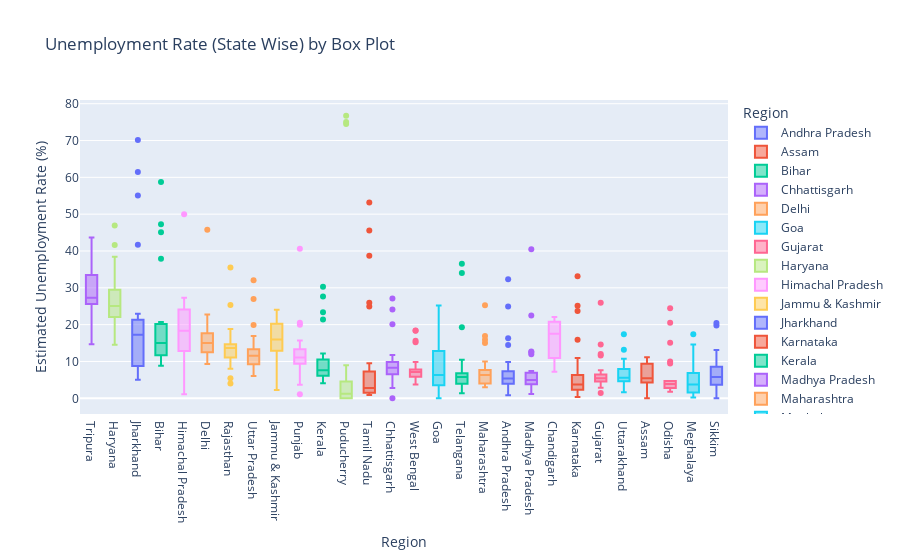

Notebook code cell kept with this figure:
### Markdown cell above
# analyzing data by Box plot

### Code cell
fig = px.box(df,x='Region',y=' Estimated Unemployment Rate (%)',color='Region',
           title='Unemployment Rate (State Wise) by Box Plot',template='plotly')
fig.update_layout(xaxis={'categoryorder':'total descending'})
fig.show()

### Figure 1 — Plotly figure (JSON) as saved in the notebook; plotly's stock layout.template omitted (floating-point values rounded to 4 significant figures)
{"data": [{"alignmentgroup": "True", "hovertemplate": "Region=%{x}<br> Estimated Unemployment Rate (%)=%{y}<extra></extra>", "legendgroup": "Andhra Pradesh", "marker": {"color": "#636efa"}, "name": "Andhra Pradesh", "notched": false, "offsetgroup": "Andhra Pradesh", "orientation": "v", "showlegend": true, "type": "box", "x": ["Andhra Pradesh", "Andhra Pradesh", "Andhra Pradesh", "Andhra Pradesh", "Andhra Pradesh", "Andhra Pradesh", "Andhra Pradesh", "Andhra Pradesh", "Andhra Pradesh", "Andhra Pradesh", "Andhra Pradesh", "Andhra Pradesh", "Andhra Pradesh", "Andhra Pradesh", "Andhra Pradesh", "Andhra Pradesh", "Andhra Pradesh", "Andhra Pradesh", "Andhra Pradesh", "Andhra Pradesh", "Andhra Pradesh", "Andhra Pradesh", "Andhra Pradesh", "Andhra Pradesh", "Andhra Pradesh", "Andhra Pradesh", "Andhra Pradesh", "Andhra Pradesh"], "x0": " ", "xaxis": "x", "y": [3.65, 3.05, 3.75, 3.32, 5.17, 3.52, 4.12, 4.38, 4.84, 5.91, 4.06, 16.29, 14.46, 0.85, 6.09, 3.8, 5.64, 4.61, 6.01, 4.7, 7.54, 7.88, 7.11, 5.66, 9.88, 32.3, 24.91, 5.86], "y0": " ", "yaxis": "y"}, {"alignmentgroup": "True", "hovertemplate": "Region=%{x}<br> Estimated Unemployment Rate (%)=%{y}<extra></extra>", "legendgroup": "Assam", "marker": {"color": "#EF553B"}, "name": "Assam", "notched": false, "offsetgroup": "Assam", "orientation": "v", "showlegend": true, "type": "box", "x": ["Assam", "Assam", "Assam", "Assam", "Assam", "Assam", "Assam", "Assam", "Assam", "Assam", "Assam", "Assam", "Assam", "Assam", "Assam", "Assam", "Assam", "Assam", "Assam", "Assam", "Assam", "Assam", "Assam", "Assam", "Assam", "Assam"], "x0": " ", "xaxis": "x", "y": [4.29, 5.08, 4.26, 5.79, 4.46, 4.65, 4.66, 4.29, 3.26, 3.77, 9.38, 0, 7.87, 9.89, 3.21, 10.39, 9.26, 11.17, 6.31, 5.02, 7.24, 9.98, 10.34, 8.37, 10.77, 3.42], "y0": " ", "yaxis": "y"}, {"alignmentgroup": "True", "hovertemplate": "Region=%{x}<br> Estimated Unemployment Rate (%)=%{y}<extra></extra>", "legendgroup": "Bihar", "marker": {"color": "#00cc96"}, "name": "Bihar", "notched": false, "offsetgroup": "Bihar", "orientation": "v", "showlegend": true, "type": "box", "x": ["Bihar", "Bihar", "Bihar", "Bihar", "Bihar", "Bihar", "Bihar", "Bihar", "Bihar", "Bihar", "Bihar", "Bihar", "Bihar", "Bihar", "Bihar", "Bihar", "Bihar", "Bihar", "Bihar", "Bihar", "Bihar", "Bihar", "Bihar", "Bihar", "Bihar", "Bihar", "Bihar", "Bihar"], "x0": " ", "xaxis": "x", "y": [9.27, 10.2, 13.44, 11, 8.87, 12.47, 12.4, 10.16, 9.13, 9.61, 15.39, 45.09, 47.26, 20.49, 19.9, 13.29, 16.41, 17.66, 20.46, 14.06, 17.62, 14.91, 20.69, 15.11, 15.73, 58.77, 37.87, 12.45], "y0": " ", "yaxis": "y"}, {"alignmentgroup": "True", "hovertemplate": "Region=%{x}<br> Estimated Unemployment Rate (%)=%{y}<extra></extra>", "legendgroup": "Chhattisgarh", "marker": {"color": "#ab63fa"}, "name": "Chhattisgarh", "notched": false, "offsetgroup": "Chhattisgarh", "orientation": "v", "showlegend": true, "type": "box", "x": ["Chhattisgarh", "Chhattisgarh", "Chhattisgarh", "Chhattisgarh", "Chhattisgarh", "Chhattisgarh", "Chhattisgarh", "Chhattisgarh", "Chhattisgarh", "Chhattisgarh", "Chhattisgarh", "Chhattisgarh", "Chhattisgarh", "Chhattisgarh", "Chhattisgarh", "Chhattisgarh", "Chhattisgarh", "Chhattisgarh", "Chhattisgarh", "Chhattisgarh", "Chhattisgarh", "Chhattisgarh", "Chhattisgarh", "Chhattisgarh", "Chhattisgarh", "Chhattisgarh", "Chhattisgarh", "Chhattisgarh"], "x0": " ", "xaxis": "x", "y": [9.82, 6.76, 4.54, 4.64, 8.33, 6.96, 2.77, 6.11, 9.89, 7.89, 7.31, 0, 7.64, 10.14, 9.77, 11.77, 8.17, 6.29, 9.46, 10.27, 8.32, 3.57, 9.01, 9.79, 8.21, 20.13, 24.1, 27.07], "y0": " ", "yaxis": "y"}, {"alignmentgroup": "True", "hovertemplate": "Region=%{x}<br> Estimated Unemployment Rate (%)=%{y}<extra></extra>", "legendgroup": "Delhi", "marker": {"color": "#FFA15A"}, "name": "Delhi", "notched": false, "offsetgroup": "Delhi", "orientation": "v", "showlegend": true, "type": "box", "x": ["Delhi", "Delhi", "Delhi", "Delhi", "Delhi", "Delhi", "Delhi", "Delhi", "Delhi", "Delhi", "Delhi", "Delhi", "Delhi", "Delhi", "Delhi", "Delhi", "Delhi", "Delhi", "Delhi", "Delhi", "Delhi", "Delhi", "Delhi", "Delhi", "Delhi", "Delhi", "Delhi", "Delhi"], "x0": " ", "xaxis": "x", "y": [12.56, 9.33, 11.07, 17.18, 12.5, 15.84, 11.11, 16.97, 13.48, 13.81, 15.18, 20.69, 22.76, 21.14, 12.31, 12.76, 14.68, 13.52, 20.59, 12.41, 16.11, 11.07, 22.45, 14.86, 17.09, 16.51, 45.78, 18.11], "y0": " ", "yaxis": "y"}, {"alignmentgroup": "True", "hovertemplate": "Region=%{x}<br> Estimated Unemployment Rate (%)=%{y}<extra></extra>", "legendgroup": "Goa", "marker": {"color": "#19d3f3"}, "name": "Goa", "notched": false, "offsetgroup": "Goa", "orientation": "v", "showlegend": true, "type": "box", "x": ["Goa", "Goa", "Goa", "Goa", "Goa", "Goa", "Goa", "Goa", "Goa", "Goa", "Goa", "Goa", "Goa", "Goa", "Goa", "Goa", "Goa", "Goa", "Goa", "Goa", "Goa", "Goa", "Goa", "Goa"], "x0": " ", "xaxis": "x", "y": [2.91, 5.45, 10.98, 1.98, 3.61, 7.21, 23.71, 3.54, 5.38, 0, 15.91, 20, 2.75, 13.33, 12.28, 4.9, 3.16, 12.31, 25.2, 16.22, 10.92, 4.31, 4.76, 11.76], "y0": " ", "yaxis": "y"}, {"alignmentgroup": "True", "hovertemplate": "Region=%{x}<br> Estimated Unemployment Rate (%)=%{y}<extra></extra>", "legendgroup": "Gujarat", "marker": {"color": "#FF6692"}, "name": "Gujarat", "notched": false, "offsetgroup": "Gujarat", "orientation": "v", "showlegend": true, "type": "box", "x": ["Gujarat", "Gujarat", "Gujarat", "Gujarat", "Gujarat", "Gujarat", "Gujarat", "Gujarat", "Gujarat", "Gujarat", "Gujarat", "Gujarat", "Gujarat", "Gujarat", "Gujarat", "Gujarat", "Gujarat", "Gujarat", "Gujarat", "Gujarat", "Gujarat", "Gujarat", "Gujarat", "Gujarat", "Gujarat", "Gujarat", "Gujarat", "Gujarat"], "x0": " ", "xaxis": "x", "y": [2.88, 4.77, 4.58, 3.7, 6.29, 4.91, 4.68, 3.46, 5.35, 6.64, 7.59, 12, 14.58, 1.41, 4.09, 6.31, 5.15, 4.2, 5.96, 5.45, 7.53, 5.71, 5.82, 6.04, 5.39, 25.94, 11.62, 4.54], "y0": " ", "yaxis": "y"}, {"alignmentgroup": "True", "hovertemplate": "Region=%{x}<br> Estimated Unemployment Rate (%)=%{y}<extra></extra>", "legendgroup": "Haryana", "marker": {"color": "#B6E880"}, "name": "Haryana", "notched": false, "offsetgroup": "Haryana", "orientation": "v", "showlegend": true, "type": "box", "x": ["Haryana", "Haryana", "Haryana", "Haryana", "Haryana", "Haryana", "Haryana", "Haryana", "Haryana", "Haryana", "Haryana", "Haryana", "Haryana", "Haryana", "Haryana", "Haryana", "Haryana", "Haryana", "Haryana", "Haryana", "Haryana", "Haryana", "Haryana", "Haryana", "Haryana", "Haryana", "Haryana", "Haryana"], "x0": " ", "xaxis": "x", "y": [14.54, 23.08, 16.22, 30.94, 16.36, 24.17, 16.59, 29.56, 16.21, 27.19, 23.92, 41.61, 34.22, 35.57, 24.67, 20.42, 25.45, 24.19, 26.84, 21.04, 27.06, 23.65, 27.24, 23.29, 27.14, 46.89, 38.46, 29.41], "y0": " ", "yaxis": "y"}, {"alignmentgroup": "True", "hovertemplate": "Region=%{x}<br> Estimated Unemployment Rate (%)=%{y}<extra></extra>", "legendgroup": "Himachal Pradesh", "marker": {"color": "#FF97FF"}, "name": "Himachal Pradesh", "notched": false, "offsetgroup": "Himachal Pradesh", "orientation": "v", "showlegend": true, "type": "box", "x": ["Himachal Pradesh", "Himachal Pradesh", "Himachal Pradesh", "Himachal Pradesh", "Himachal Pradesh", "Himachal Pradesh", "Himachal Pradesh", "Himachal Pradesh", "Himachal Pradesh", "Himachal Pradesh", "Himachal Pradesh", "Himachal Pradesh", "Himachal Pradesh", "Himachal Pradesh", "Himachal Pradesh", "Himachal Pradesh", "Himachal Pradesh", "Himachal Pradesh", "Himachal Pradesh", "Himachal Pradesh", "Himachal Pradesh", "Himachal Pradesh", "Himachal Pradesh", "Himachal Pradesh", "Himachal Pradesh", "Himachal Pradesh", "Himachal Pradesh", "Himachal Pradesh"], "x0": " ", "xaxis": "x", "y": [13.68, 11.43, 20.59, 18.56, 15.98, 15.81, 22.86, 19.46, 16.67, 15.42, 17.71, 2.13, 25.64, 1.12, 10.88, 21.43, 21.51, 24.48, 12, 23.77, 27.27, 25.32, 18.15, 27.31, 26.44, 2.7, 50, 10.81], "y0": " ", "yaxis": "y"}, {"alignmentgroup": "True", "hovertemplate": "Region=%{x}<br> Estimated Unemployment Rate (%)=%{y}<extra></extra>", "legendgroup": "Jammu & Kashmir", "marker": {"color": "#FECB52"}, "name": "Jammu & Kashmir", "notched": false, "offsetgroup": "Jammu & Kashmir", "orientation": "v", "showlegend": true, "type": "box", "x": ["Jammu & Kashmir", "Jammu & Kashmir", "Jammu & Kashmir", "Jammu & Kashmir", "Jammu & Kashmir", "Jammu & Kashmir", "Jammu & Kashmir", "Jammu & Kashmir", "Jammu & Kashmir", "Jammu & Kashmir", "Jammu & Kashmir", "Jammu & Kashmir", "Jammu & Kashmir", "Jammu & Kashmir", "Jammu & Kashmir", "Jammu & Kashmir", "Jammu & Kashmir", "Jammu & Kashmir", "Jammu & Kashmir", "Jammu & Kashmir", "Jammu & Kashmir"], "x0": " ", "xaxis": "x", "y": [12.78, 12.09, 13.67, 11.32, 19.27, 14.73, 22.19, 21.23, 16, 2.22, 18.97, 23.04, 19.88, 21.55, 24.06, 14.29, 7.02, 18.54, 19.86, 14.29, 12.96], "y0": " ", "yaxis": "y"}, {"alignmentgroup": "True", "hovertemplate": "Region=%{x}<br> Estimated Unemployment Rate (%)=%{y}<extra></extra>", "legendgroup": "Jharkhand", "marker": {"color": "#636efa"}, "name": "Jharkhand", "notched": false, "offsetgroup": "Jharkhand", "orientation": "v", "showlegend": true, "type": "box", "x": ["Jharkhand", "Jharkhand", "Jharkhand", "Jharkhand", "Jharkhand", "Jharkhand", "Jharkhand", "Jharkhand", "Jharkhand", "Jharkhand", "Jharkhand", "Jharkhand", "Jharkhand", "Jharkhand", "Jharkhand", "Jharkhand", "Jharkhand", "Jharkhand", "Jharkhand", "Jharkhand", "Jharkhand", "Jharkhand", "Jharkhand", "Jharkhand", "Jharkhand", "Jharkhand", "Jharkhand", "Jharkhand"], "x0": " ", "xaxis": "x", "y": [7.11, 8.46, 9.98, 12.06, 7.12, 6.57, 8.07, 15.15, 6.16, 9.06, 5.01, 41.72, 55.1, 21.53, 17.23, 20.51, 15.67, 20.25, 21.16, 19.05, 17.34, 22.01, 22.96, 19.67, 16.4, 61.48, 70.17, 19.38], "y0": " ", "yaxis": "y"}, {"alignmentgroup": "True", "hovertemplate": "Region=%{x}<br> Estimated Unemployment Rate (%)=%{y}<extra></extra>", "legendgroup": "Karnataka", "marker": {"color": "#EF553B"}, "name": "Karnataka", "notched": false, "offsetgroup": "Karnataka", "orientation": "v", "showlegend": true, "type": "box", "x": ["Karnataka", "Karnataka", "Karnataka", "Karnataka", "Karnataka", "Karnataka", "Karnataka", "Karnataka", "Karnataka", "Karnataka", "Karnataka", "Karnataka", "Karnataka", "Karnataka", "Karnataka", "Karnataka", "Karnataka", "Karnataka", "Karnataka", "Karnataka", "Karnataka", "Karnataka", "Karnataka", "Karnataka", "Karnataka", "Karnataka", "Karnataka", "Karnataka"], "x0": " ", "xaxis": "x", "y": [5.46, 5.98, 0.52, 0.37, 3.2, 7.13, 1.19, 0.41, 2.57, 4.11, 2.39, 33.17, 23.72, 10.92, 6.56, 5, 2.29, 1.27, 3.57, 3.87, 3.44, 1.56, 3.31, 2.88, 4.92, 25.12, 15.88, 6.12], "y0": " ", "yaxis": "y"}, {"alignmentgroup": "True", "hovertemplate": "Region=%{x}<br> Estimated Unemployment Rate (%)=%{y}<extra></extra>", "legendgroup": "Kerala", "marker": {"color": "#00cc96"}, "name": "Kerala", "notched": false, "offsetgroup": "Kerala", "orientation": "v", "showlegend": true, "type": "box", "x": ["Kerala", "Kerala", "Kerala", "Kerala", "Kerala", "Kerala", "Kerala", "Kerala", "Kerala", "Kerala", "Kerala", "Kerala", "Kerala", "Kerala", "Kerala", "Kerala", "Kerala", "Kerala", "Kerala", "Kerala", "Kerala", "Kerala", "Kerala", "Kerala", "Kerala", "Kerala", "Kerala", "Kerala"], "x0": " ", "xaxis": "x", "y": [6.63, 9, 4.95, 10.32, 5.35, 9.14, 5, 10.77, 4.11, 8.91, 8.85, 10.71, 23.38, 27.66, 6.11, 6.67, 7.58, 7.69, 5.52, 5.35, 6.71, 7.31, 6.65, 6.08, 9.14, 21.43, 30.28, 12.17], "y0": " ", "yaxis": "y"}, {"alignmentgroup": "True", "hovertemplate": "Region=%{x}<br> Estimated Unemployment Rate (%)=%{y}<extra></extra>", "legendgroup": "Madhya Pradesh", "marker": {"color": "#ab63fa"}, "name": "Madhya Pradesh", "notched": false, "offsetgroup": "Madhya Pradesh", "orientation": "v", "showlegend": true, "type": "box", "x": ["Madhya Pradesh", "Madhya Pradesh", "Madhya Pradesh", "Madhya Pradesh", "Madhya Pradesh", "Madhya Pradesh", "Madhya Pradesh", "Madhya Pradesh", "Madhya Pradesh", "Madhya Pradesh", "Madhya Pradesh", "Madhya Pradesh", "Madhya Pradesh", "Madhya Pradesh", "Madhya Pradesh", "Madhya Pradesh", "Madhya Pradesh", "Madhya Pradesh", "Madhya Pradesh", "Madhya Pradesh", "Madhya Pradesh", "Madhya Pradesh", "Madhya Pradesh", "Madhya Pradesh", "Madhya Pradesh", "Madhya Pradesh", "Madhya Pradesh", "Madhya Pradesh"], "x0": " ", "xaxis": "x", "y": [3.63, 4.25, 3.92, 4.94, 3.08, 2.98, 2.72, 2.94, 3.66, 4.42, 1.19, 12.5, 22.46, 6.46, 3.91, 6.38, 7.38, 6.82, 7, 4.4, 6.06, 6.2, 5.17, 4.96, 4.8, 11.94, 40.49, 12.72], "y0": " ", "yaxis": "y"}, {"alignmentgroup": "True", "hovertemplate": "Region=%{x}<br> Estimated Unemployment Rate (%)=%{y}<extra></extra>", "legendgroup": "Maharashtra", "marker": {"color": "#FFA15A"}, "name": "Maharashtra", "notched": false, "offsetgroup": "Maharashtra", "orientation": "v", "showlegend": true, "type": "box", "x": ["Maharashtra", "Maharashtra", "Maharashtra", "Maharashtra", "Maharashtra", "Maharashtra", "Maharashtra", "Maharashtra", "Maharashtra", "Maharashtra", "Maharashtra", "Maharashtra", "Maharashtra", "Maharashtra", "Maharashtra", "Maharashtra", "Maharashtra", "Maharashtra", "Maharashtra", "Maharashtra", "Maharashtra", "Maharashtra", "Maharashtra", "Maharashtra", "Maharashtra", "Maharashtra", "Maharashtra", "Maharashtra"], "x0": " ", "xaxis": "x", "y": [3.67, 4.34, 3.66, 3.76, 4.4, 3.81, 3.68, 3.03, 3.8, 4.24, 5.38, 25.28, 16.89, 9.4, 6.08, 6.46, 6.35, 7.57, 7.6, 7.51, 7.6, 7.83, 6.67, 5.34, 6.34, 14.99, 15.92, 10.01], "y0": " ", "yaxis": "y"}, {"alignmentgroup": "True", "hovertemplate": "Region=%{x}<br> Estimated Unemployment Rate (%)=%{y}<extra></extra>", "legendgroup": "Meghalaya", "marker": {"color": "#19d3f3"}, "name": "Meghalaya", "notched": false, "offsetgroup": "Meghalaya", "orientation": "v", "showlegend": true, "type": "box", "x": ["Meghalaya", "Meghalaya", "Meghalaya", "Meghalaya", "Meghalaya", "Meghalaya", "Meghalaya", "Meghalaya", "Meghalaya", "Meghalaya", "Meghalaya", "Meghalaya", "Meghalaya", "Meghalaya", "Meghalaya", "Meghalaya", "Meghalaya", "Meghalaya", "Meghalaya", "Meghalaya", "Meghalaya", "Meghalaya", "Meghalaya", "Meghalaya", "Meghalaya", "Meghalaya", "Meghalaya"], "x0": " ", "xaxis": "x", "y": [3.16, 4.23, 1.03, 0.52, 0.24, 3.7, 1.5, 1.8, 0.97, 2.76, 1.28, 8.38, 3.73, 1.35, 8.4, 8.66, 4.43, 5.8, 5.3, 7.2, 3.02, 5.21, 4.76, 7.37, 2.8, 17.39, 14.58], "y0": " ", "yaxis": "y"}, {"alignmentgroup": "True", "hovertemplate": "Region=%{x}<br> Estimated Unemployment Rate (%)=%{y}<extra></extra>", "legendgroup": "Odisha", "marker": {"color": "#FF6692"}, "name": "Odisha", "notched": false, "offsetgroup": "Odisha", "orientation": "v", "showlegend": true, "type": "box", "x": ["Odisha", "Odisha", "Odisha", "Odisha", "Odisha", "Odisha", "Odisha", "Odisha", "Odisha", "Odisha", "Odisha", "Odisha", "Odisha", "Odisha", "Odisha", "Odisha", "Odisha", "Odisha", "Odisha", "Odisha", "Odisha", "Odisha", "Odisha", "Odisha", "Odisha", "Odisha", "Odisha", "Odisha"], "x0": " ", "xaxis": "x", "y": [4.17, 4.71, 3.31, 3.68, 4.31, 4.28, 4.72, 4.67, 1.81, 3.31, 15.09, 24.48, 9.45, 4.59, 2.95, 2.63, 1.78, 3.5, 3.78, 4.5, 2.23, 3.36, 2.28, 2.19, 3.96, 20.5, 10, 2.18], "y0": " ", "yaxis": "y"}, {"alignmentgroup": "True", "hovertemplate": "Region=%{x}<br> Estimated Unemployment Rate (%)=%{y}<extra></extra>", "legendgroup": "Puducherry", "marker": {"color": "#B6E880"}, "name": "Puducherry", "notched": false, "offsetgroup": "Puducherry", "orientation": "v", "showlegend": true, "type": "box", "x": ["Puducherry", "Puducherry", "Puducherry", "Puducherry", "Puducherry", "Puducherry", "Puducherry", "Puducherry", "Puducherry", "Puducherry", "Puducherry", "Puducherry", "Puducherry", "Puducherry", "Puducherry", "Puducherry", "Puducherry", "Puducherry", "Puducherry", "Puducherry", "Puducherry", "Puducherry", "Puducherry", "Puducherry", "Puducherry", "Puducherry"], "x0": " ", "xaxis": "x", "y": [0, 0, 0, 4.85, 0, 1.18, 0, 1.99, 0.58, 1.74, 2.31, 74.51, 1.25, 0, 0, 8.95, 1.22, 1.17, 1.37, 5.21, 0.57, 1.78, 0.62, 76.74, 75, 4.55], "y0": " ", "yaxis": "y"}, {"alignmentgroup": "True", "hovertemplate": "Region=%{x}<br> Estimated Unemployment Rate (%)=%{y}<extra></extra>", "legendgroup": "Punjab", "marker": {"color": "#FF97FF"}, "name": "Punjab", "notched": false, "offsetgroup": "Punjab", "orientation": "v", "showlegend": true, "type": "box", "x": ["Punjab", "Punjab", "Punjab", "Punjab", "Punjab", "Punjab", "Punjab", "Punjab", "Punjab", "Punjab", "Punjab", "Punjab", "Punjab", "Punjab", "Punjab", "Punjab", "Punjab", "Punjab", "Punjab", "Punjab", "Punjab", "Punjab", "Punjab", "Punjab", "Punjab", "Punjab", "Punjab", "Punjab"], "x0": " ", "xaxis": "x", "y": [9.17, 12.21, 9.64, 6.69, 8.59, 12.56, 7.07, 6.13, 9.69, 10.41, 10.51, 3.69, 40.59, 20, 13.49, 13.17, 11.61, 11.99, 15.69, 13.75, 10.39, 11.97, 13.68, 11.99, 9.97, 1.13, 20.54, 10.55], "y0": " ", "yaxis": "y"}, {"alignmentgroup": "True", "hovertemplate": "Region=%{x}<br> Estimated Unemployment Rate (%)=%{y}<extra></extra>", "legendgroup": "Rajasthan", "marker": {"color": "#FECB52"}, "name": "Rajasthan", "notched": false, "offsetgroup": "Rajasthan", "orientation": "v", "showlegend": true, "type": "box", "x": ["Rajasthan", "Rajasthan", "Rajasthan", "Rajasthan", "Rajasthan", "Rajasthan", "Rajasthan", "Rajasthan", "Rajasthan", "Rajasthan", "Rajasthan", "Rajasthan", "Rajasthan", "Rajasthan", "Rajasthan", "Rajasthan", "Rajasthan", "Rajasthan", "Rajasthan", "Rajasthan", "Rajasthan", "Rajasthan", "Rajasthan", "Rajasthan", "Rajasthan", "Rajasthan", "Rajasthan", "Rajasthan"], "x0": " ", "xaxis": "x", "y": [4.03, 13.7, 9.7, 12.5, 5.45, 14.66, 10.47, 13.96, 8, 14.48, 9.47, 12.25, 10.45, 13.86, 13.62, 14.36, 11.67, 14.71, 12.63, 13.02, 14.3, 18.04, 18.82, 17.02, 18.54, 35.53, 25.35, 13.04], "y0": " ", "yaxis": "y"}, {"alignmentgroup": "True", "hovertemplate": "Region=%{x}<br> Estimated Unemployment Rate (%)=%{y}<extra></extra>", "legendgroup": "Sikkim", "marker": {"color": "#636efa"}, "name": "Sikkim", "notched": false, "offsetgroup": "Sikkim", "orientation": "v", "showlegend": true, "type": "box", "x": ["Sikkim", "Sikkim", "Sikkim", "Sikkim", "Sikkim", "Sikkim", "Sikkim", "Sikkim", "Sikkim", "Sikkim", "Sikkim", "Sikkim", "Sikkim", "Sikkim", "Sikkim", "Sikkim", "Sikkim"], "x0": " ", "xaxis": "x", "y": [5.48, 13.11, 1, 0, 5.81, 8.2, 7.76, 2.56, 4.82, 4.81, 9.68, 4.04, 7.37, 20.45, 5.77, 19.75, 2.63], "y0": " ", "yaxis": "y"}, {"alignmentgroup": "True", "hovertemplate": "Region=%{x}<br> Estimated Unemployment Rate (%)=%{y}<extra></extra>", "legendgroup": "Tamil Nadu", "marker": {"color": "#EF553B"}, "name": "Tamil Nadu", "notched": false, "offsetgroup": "Tamil Nadu", "orientation": "v", "showlegend": true, "type": "box", "x": ["Tamil Nadu", "Tamil Nadu", "Tamil Nadu", "Tamil Nadu", "Tamil Nadu", "Tamil Nadu", "Tamil Nadu", "Tamil Nadu", "Tamil Nadu", "Tamil Nadu", "Tamil Nadu", "Tamil Nadu", "Tamil Nadu", "Tamil Nadu", "Tamil Nadu", "Tamil Nadu", "Tamil Nadu", "Tamil Nadu", "Tamil Nadu", "Tamil Nadu", "Tamil Nadu", "Tamil Nadu", "Tamil Nadu", "Tamil Nadu", "Tamil Nadu", "Tamil Nadu", "Tamil Nadu", "Tamil Nadu"], "x0": " ", "xaxis": "x", "y": [0.97, 0.92, 6.01, 2.91, 1.71, 1.46, 2.46, 3.73, 1.18, 1.17, 6.36, 53.19, 38.73, 2.06, 0.89, 1.56, 3.18, 9.53, 1.86, 1.13, 2.65, 8.05, 2.05, 3.31, 6.46, 45.55, 25.95, 24.93], "y0": " ", "yaxis": "y"}, {"alignmentgroup": "True", "hovertemplate": "Region=%{x}<br> Estimated Unemployment Rate (%)=%{y}<extra></extra>", "legendgroup": "Telangana", "marker": {"color": "#00cc96"}, "name": "Telangana", "notched": false, "offsetgroup": "Telangana", "orientation": "v", "showlegend": true, "type": "box", "x": ["Telangana", "Telangana", "Telangana", "Telangana", "Telangana", "Telangana", "Telangana", "Telangana", "Telangana", "Telangana", "Telangana", "Telangana", "Telangana", "Telangana", "Telangana", "Telangana", "Telangana", "Telangana", "Telangana", "Telangana", "Telangana", "Telangana", "Telangana", "Telangana", "Telangana", "Telangana", "Telangana", "Telangana"], "x0": " ", "xaxis": "x", "y": [2.23, 5.92, 2.45, 1.4, 5.49, 7.29, 6.47, 1.35, 5.02, 9.02, 5.63, 4.51, 34.01, 19.3, 1.52, 1.43, 3.73, 4.19, 6.19, 6.74, 5.23, 4.22, 6.49, 6.74, 6.1, 10.5, 36.57, 6.92], "y0": " ", "yaxis": "y"}, {"alignmentgroup": "True", "hovertemplate": "Region=%{x}<br> Estimated Unemployment Rate (%)=%{y}<extra></extra>", "legendgroup": "Tripura", "marker": {"color": "#ab63fa"}, "name": "Tripura", "notched": false, "offsetgroup": "Tripura", "orientation": "v", "showlegend": true, "type": "box", "x": ["Tripura", "Tripura", "Tripura", "Tripura", "Tripura", "Tripura", "Tripura", "Tripura", "Tripura", "Tripura", "Tripura", "Tripura", "Tripura", "Tripura", "Tripura", "Tripura", "Tripura", "Tripura", "Tripura", "Tripura", "Tripura", "Tripura", "Tripura", "Tripura", "Tripura", "Tripura", "Tripura", "Tripura"], "x0": " ", "xaxis": "x", "y": [29.25, 26.64, 22.47, 25.49, 30.23, 27.54, 25.25, 26.53, 31.91, 26.22, 31.61, 43.64, 14.71, 18.84, 34.69, 25.59, 25.81, 33.45, 33.57, 26.67, 27.15, 33.48, 34.37, 33.88, 25.69, 34.88, 16.78, 27.47], "y0": " ", "yaxis": "y"}, {"alignmentgroup": "True", "hovertemplate": "Region=%{x}<br> Estimated Unemployment Rate (%)=%{y}<extra></extra>", "legendgroup": "Uttar Pradesh", "marker": {"color": "#FFA15A"}, "name": "Uttar Pradesh", "notched": false, "offsetgroup": "Uttar Pradesh", "orientation": "v", "showlegend": true, "type": "box", "x": ["Uttar Pradesh", "Uttar Pradesh", "Uttar Pradesh", "Uttar Pradesh", "Uttar Pradesh", "Uttar Pradesh", "Uttar Pradesh", "Uttar Pradesh", "Uttar Pradesh", "Uttar Pradesh", "Uttar Pradesh", "Uttar Pradesh", "Uttar Pradesh", "Uttar Pradesh", "Uttar Pradesh", "Uttar Pradesh", "Uttar Pradesh", "Uttar Pradesh", "Uttar Pradesh", "Uttar Pradesh", "Uttar Pradesh", "Uttar Pradesh", "Uttar Pradesh", "Uttar Pradesh", "Uttar Pradesh", "Uttar Pradesh", "Uttar Pradesh", "Uttar Pradesh"], "x0": " ", "xaxis": "x", "y": [10.26, 11.13, 9.19, 11.47, 6.45, 10.18, 6.94, 8.43, 6.06, 8.12, 9.37, 19.92, 16.89, 8.51, 14.4, 11.62, 11.8, 14.73, 13.58, 10.35, 11.31, 12.37, 12.34, 11.65, 12.32, 26.94, 32.06, 13.05], "y0": " ", "yaxis": "y"}, {"alignmentgroup": "True", "hovertemplate": "Region=%{x}<br> Estimated Unemployment Rate (%)=%{y}<extra></extra>", "legendgroup": "Uttarakhand", "marker": {"color": "#19d3f3"}, "name": "Uttarakhand", "notched": false, "offsetgroup": "Uttarakhand", "orientation": "v", "showlegend": true, "type": "box", "x": ["Uttarakhand", "Uttarakhand", "Uttarakhand", "Uttarakhand", "Uttarakhand", "Uttarakhand", "Uttarakhand", "Uttarakhand", "Uttarakhand", "Uttarakhand", "Uttarakhand", "Uttarakhand", "Uttarakhand", "Uttarakhand", "Uttarakhand", "Uttarakhand", "Uttarakhand", "Uttarakhand", "Uttarakhand", "Uttarakhand", "Uttarakhand", "Uttarakhand", "Uttarakhand", "Uttarakhand", "Uttarakhand", "Uttarakhand", "Uttarakhand"], "x0": " ", "xaxis": "x", "y": [1.63, 4.65, 5.74, 6.11, 3.47, 4.83, 5.56, 4.52, 4.17, 4.85, 3.66, 3.57, 10.71, 9.17, 4.69, 6.94, 7.43, 9.62, 4.72, 6.34, 7.39, 8.92, 5.28, 8.15, 13.18, 17.36, 5.08], "y0": " ", "yaxis": "y"}, {"alignmentgroup": "True", "hovertemplate": "Region=%{x}<br> Estimated Unemployment Rate (%)=%{y}<extra></extra>", "legendgroup": "West Bengal", "marker": {"color": "#FF6692"}, "name": "West Bengal", "notched": false, "offsetgroup": "West Bengal", "orientation": "v", "showlegend": true, "type": "box", "x": ["West Bengal", "West Bengal", "West Bengal", "West Bengal", "West Bengal", "West Bengal", "West Bengal", "West Bengal", "West Bengal", "West Bengal", "West Bengal", "West Bengal", "West Bengal", "West Bengal", "West Bengal", "West Bengal", "West Bengal", "West Bengal", "West Bengal", "West Bengal", "West Bengal", "West Bengal", "West Bengal", "West Bengal", "West Bengal", "West Bengal", "West Bengal", "West Bengal"], "x0": " ", "xaxis": "x", "y": [6.02, 5.85, 5.62, 5.58, 5.26, 6.78, 5.83, 5.79, 6.79, 3.78, 7.02, 18.32, 18.43, 4.94, 7.25, 7.38, 7.91, 7.27, 7.79, 7.83, 6.61, 7.24, 7.27, 7.55, 6.67, 15.63, 15.22, 9.86], "y0": " ", "yaxis": "y"}, {"alignmentgroup": "True", "hovertemplate": "Region=%{x}<br> Estimated Unemployment Rate (%)=%{y}<extra></extra>", "legendgroup": "Chandigarh", "marker": {"color": "#FF97FF"}, "name": "Chandigarh", "notched": false, "offsetgroup": "Chandigarh", "orientation": "v", "showlegend": true, "type": "box", "x": ["Chandigarh", "Chandigarh", "Chandigarh", "Chandigarh", "Chandigarh", "Chandigarh", "Chandigarh", "Chandigarh", "Chandigarh", "Chandigarh", "Chandigarh", "Chandigarh"], "x0": " ", "xaxis": "x", "y": [18.35, 12.4, 21.8, 9.52, 20.14, 13.99, 22.05, 8.33, 20, 16.67, 21.43, 7.22], "y0": " ", "yaxis": "y"}], "layout": {"boxmode": "overlay", "legend": {"title": {"text": "Region"}, "tracegroupgap": 0}, "title": {"text": "Unemployment Rate (State Wise) by Box Plot"}, "xaxis": {"anchor": "y", "categoryarray": ["Andhra Pradesh", "Assam", "Bihar", "Chhattisgarh", "Delhi", "Goa", "Gujarat", "Haryana", "Himachal Pradesh", "Jammu & Kashmir", "Jharkhand", "Karnataka", "Kerala", "Madhya Pradesh", "Maharashtra", "Meghalaya", "Odisha", "Puducherry", "Punjab", "Rajasthan", "Sikkim", "Tamil Nadu", "Telangana", "Tripura", "Uttar Pradesh", "Uttarakhand", "West Bengal", null, "Chandigarh"], "categoryorder": "total descending", "domain": [0, 1], "title": {"text": "Region"}}, "yaxis": {"anchor": "x", "domain": [0, 1], "title": {"text": " Estimated Unemployment Rate (%)"}}}}
